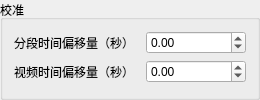
         <widget class="QGroupBox" name="groupBox_7">
          <property name="title">
           <string>校准</string>
          </property>
          <layout class="QFormLayout" name="formLayout_2">
           <property name="fieldGrowthPolicy">
            <enum>QFormLayout::AllNonFixedFieldsGrow</enum>
           </property>
           <property name="formAlignment">
            <set>Qt::AlignLeading|Qt::AlignLeft|Qt::AlignTop</set>
           </property>
           <property name="horizontalSpacing">
            <number>12</number>
           </property>
           <item row="0" column="0">
            <widget class="QLabel" name="label_32">
             <property name="sizePolicy">
              <sizepolicy hsizetype="Preferred" vsizetype="Preferred">
               <horstretch>0</horstretch>
               <verstretch>0</verstretch>
              </sizepolicy>
             </property>
             <property name="minimumSize">
              <size>
               <width>0</width>
               <height>0</height>
              </size>
             </property>
             <property name="maximumSize">
              <size>
               <width>16777215</width>
               <height>16777215</height>
              </size>
             </property>
             <property name="text">
              <string>分段时间偏移量（秒）</string>
             </property>
            </widget>
           </item>
           <item row="0" column="1">
            <widget class="QDoubleSpinBox" name="doubleSpinBoxRouteControlTimeOffset">
             <property name="sizePolicy">
              <sizepolicy hsizetype="Preferred" vsizetype="Fixed">
               <horstretch>0</horstretch>
               <verstretch>0</verstretch>
              </sizepolicy>
             </property>
             <property name="minimumSize">
              <size>
               <width>100</width>
               <height>0</height>
              </size>
             </property>
             <property name="maximumSize">
              <size>
               <width>100</width>
               <height>16777215</height>
              </size>
             </property>
             <property name="toolTip">
              <string>在路线上整体修正分段时间</string>
             </property>
             <property name="minimum">
              <double>-99999.000000000000000</double>
             </property>
             <property name="maximum">
              <double>99999.000000000000000</double>
             </property>
             <property name="singleStep">
              <double>1.000000000000000</double>
             </property>
             <property name="value">
              <double>0.000000000000000</double>
             </property>
            </widget>
           </item>
           <item row="1" column="0">
            <widget class="QLabel" name="label_42">
             <property name="sizePolicy">
              <sizepolicy hsizetype="Preferred" vsizetype="Preferred">
               <horstretch>0</horstretch>
               <verstretch>0</verstretch>
              </sizepolicy>
             </property>
             <property name="minimumSize">
              <size>
               <width>0</width>
               <height>0</height>
              </size>
             </property>
             <property name="maximumSize">
              <size>
               <width>16777215</width>
               <height>16777215</height>
              </size>
             </property>
             <property name="text">
              <string>视频时间偏移量（秒）</string>
             </property>
            </widget>
           </item>
           <item row="1" column="1">
            <widget class="QDoubleSpinBox" name="doubleSpinBoxRouteRunnerTimeOffset">
             <property name="sizePolicy">
              <sizepolicy hsizetype="Preferred" vsizetype="Fixed">
               <horstretch>0</horstretch>
               <verstretch>0</verstretch>
              </sizepolicy>
             </property>
             <property name="minimumSize">
              <size>
               <width>100</width>
               <height>0</height>
              </size>
             </property>
             <property name="maximumSize">
              <size>
               <width>100</width>
               <height>16777215</height>
              </size>
             </property>
             <property name="toolTip">
              <string>在路线上修正视频时间</string>
             </property>
             <property name="minimum">
              <double>-99999.000000000000000</double>
             </property>
             <property name="maximum">
              <double>99999.000000000000000</double>
             </property>
             <property name="singleStep">
              <double>1.000000000000000</double>
             </property>
             <property name="value">
              <double>0.000000000000000</double>
             </property>
            </widget>
           </item>
          </layout>
         </widget>
